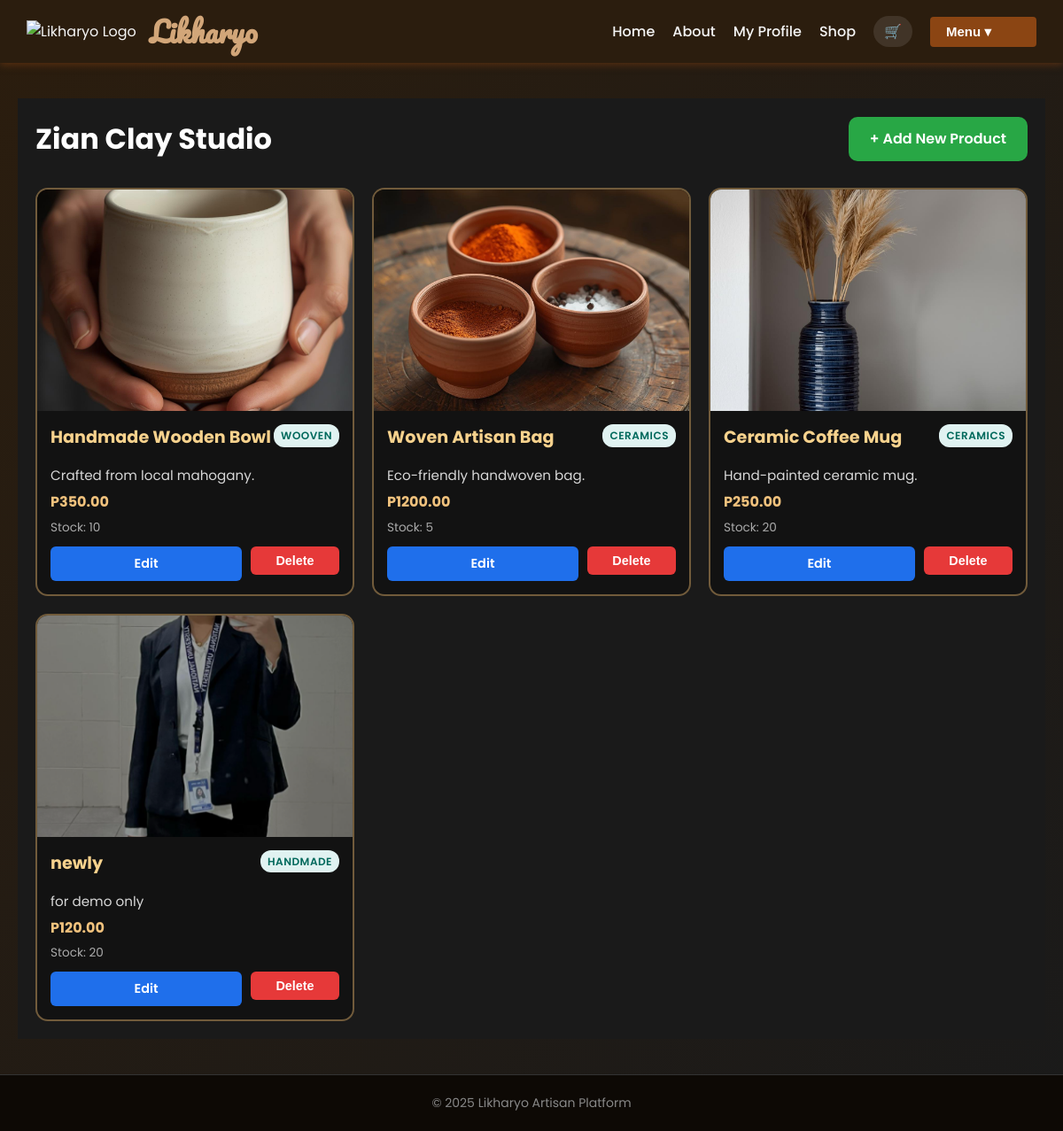
Page /myshop (signed in) on the committed database.
### models.py (models this page shows, shortened)
class Shop(db.Model):
    __tablename__ = 'shops'
    shop_id = db.Column(db.Integer, primary_key=True)
    name = db.Column(db.String(150), nullable=False)
    description = db.Column(db.Text, nullable=True)
    owner_id = db.Column(db.Integer, db.ForeignKey('users.user_id'), nullable=False)
    parent_shop_id = db.Column(db.Integer, db.ForeignKey('shops.shop_id'), nullable=True)
    sub_locations = db.relationship('Shop',
                                    backref=db.backref('parent_shop', remote_side=[shop_id]),
                                    lazy=True)
    items = db.relationship('Item', backref='shop', lazy=True)

class Item(db.Model):
    __tablename__ = 'items'
    item_id = db.Column(db.Integer, primary_key=True)
    name = db.Column(db.String(150), nullable=False)
    description = db.Column(db.Text, nullable=True)
    price = db.Column(db.Float, nullable=False)
    stock = db.Column(db.Integer, default=0)
    img_url = db.Column(db.String(250), nullable=True)
    category_id = db.Column(db.Integer, db.ForeignKey('category.id'), nullable=False)
    shop_id = db.Column(db.Integer, db.ForeignKey('shops.shop_id'), nullable=False)

class Category(db.Model):
    __tablename__ = 'category'
    id = db.Column(db.Integer, primary_key=True)
    name = db.Column(db.String(300), nullable=False, unique=True)
    items = db.relationship('Item', backref='category', lazy=True)

### views.py (the view)
@views_bp.route('/myshop')
@login_required
def my_shop():
    if not current_user.shops:
        flash("You need to create a shop first!", "warning")
        return redirect(url_for('views.home'))
    shop = current_user.shops[0] # Getting the first shop
    items = shop.items
    return render_template('my_shop.html', shop=shop, items=items)

### app.py (called while the page is built)
@login_manager.user_loader
def load_user(user_id):
    return User.query.get(int(user_id))

### templates/my_shop.html (shortened to what this page needs)
{% extends "base.html" %}
{% block extra_css %}
<link rel="stylesheet" href="{{ url_for('static', filename='my_shop.css') }}">
{% endblock %}
{% block content %}
<div class="shop-container">
    <header class="shop-header">
        <h2>{{ shop.shop_name or shop.name }} Studio</h2>
        <a href="{{ url_for('views.add_product') }}" class="btn-add-product">+ Add New Product</a>
    </header>
    <div class="product-grid">
        {% for item in items %}
        <div class="product-card">
            <img src="{{ url_for('static', filename=item.img_url) }}" alt="{{ item.name }}" class="product-img">
            <div class="product-info">
                <div class="info-header">
                    <h3 class="product-title">{{ item.name }}</h3>
                    <span class="category-badge">
                        {{ item.category.name if item.category else 'Uncategorized' }}
                    </span>
                </div>
                <p class="product-desc">{{ item.description }}</p>
                <div class="price-stock-row">
                    <p class="product-price">P{{ "%.2f"|format(item.price) }}</p>
                    <p class="product-stock">Stock: {{ item.stock }}</p>
                </div>
                <div class="product-actions">
                    <a href="{{ url_for('views.edit_product', item_id=item.item_id) }}" class="btn-edit">Edit</a>
                    <form action="{{ url_for('views.delete_product', item_id=item.item_id) }}" method="POST">
                        <button type="submit" class="btn-delete" onclick="return confirm('Are you sure you want to delete this item?');">Delete</button>
                    </form>
                </div>
            </div>
        </div>
        {% else %}
        <div class="no-products">
            <h3>No products found. Start by adding one!</h3>
        </div>
        {% endfor %}
    </div>
</div>
{% endblock %}

### templates/base.html (shortened to what this page needs)
<!DOCTYPE html>
<html lang="en">
<head>
    <link rel="stylesheet" href="{{ url_for('static', filename='base.css') }}" />
    {% block extra_css %}{% endblock %}
</head>
<body>
    <header class="navbar">
        <div class="navbar-inner">
            <div class="img-logo">
                <img src="{{ url_for('static', filename='images/beige.png') }}" alt="Likharyo Logo" />
            </div>
            <h1 class="web_title">Likharyo</h1>
            <nav class="nav-buttons">
                <a href="{{ url_for('views.home') }}" class="nav-link">Home</a>
                <a href="#" class="nav-link">About</a>
                {% if current_user.is_authenticated %}
                    <a href="{{ url_for('views.profile') }}" class="nav-link">My Profile</a>
                    <a href="#" class="nav-link">Shop</a>
                    <a href="#" class="nav-link cart-btn">
                        🛒
                    </a>
                    <div class="dropdown">
                        <button class="dropbtn">Menu ▾</button>
                    </div>
                {% endif %}
                </nav>
        </div>
    </header>
    <main class="content-wrapper">
        {% block content %}{% endblock %}
    </main>
    <footer>
        <p>&copy; 2025 Likharyo Artisan Platform</p>
    </footer>
</body>
</html>

### static/base.css (style rules this page uses)
* { margin: 0; padding: 0; box-sizing: border-box; }
body { font-family: 'Poppins', sans-serif; background: #1a1a1a; color: #f5f5f5; line-height: 1.6; display: flex; flex-direction: column; min-height: 100vh; }
.navbar { background: #2b1d0e; padding: 10px 30px; box-shadow: 0 2px 8px rgba(139, 69, 19, 0.5); position: sticky; top: 0; z-index: 1000; animation: fadeInDown 1s ease forwards; }
.navbar-inner { display: flex; align-items: center; justify-content: space-between; max-width: 1200px; margin: 0 auto; }
.img-logo img { height: 50px; vertical-align: middle; margin-right: 15px; }
.web_title { font-family: 'Pacifico', cursive; font-size: 32px; color: #d2a679; display: inline-block; margin-right: auto; }
.nav-buttons { display: flex; align-items: center; gap: 20px; }
.nav-link { text-decoration: none; color: #f5f5f5; font-weight: 500; font-size: 16px; transition: color 0.3s ease; }
.cart-btn { background: rgba(255, 255, 255, 0.1); padding: 5px 12px; border-radius: 20px; transition: all 0.3s ease; }
.dropdown { position: relative; display: inline-block; }
.dropbtn { background: #8b4513; color: #fff; padding: 8px 18px; font-size: 15px; border: none; border-radius: 4px; cursor: pointer; font-weight: 600; transition: background 0.3s ease; min-width: 120px; display: flex; justify-content: space-between; align-items: center; }
.content-wrapper { flex: 1; width: 100%; max-width: 1200px; margin: 0 auto; padding: 40px 20px; }
footer { width: 100%; padding: 20px; background-color: #0d0905; text-align: center; margin-top: auto; border-top: 1px solid #333; }
footer p { color: #888; font-size: 14px; }

### static/my_shop.css (style rules this page uses)
.shop-container { max-width: 1200px; margin: 0 auto; padding: 20px; color: #fff; font-family: 'Poppins', sans-serif; background-color: #1a1a1a; }
.shop-header { display: flex; justify-content: space-between; align-items: center; margin-bottom: 30px; }
.shop-header h2 { font-size: 2rem; font-weight: 700; color: #fff; }
.btn-add-product { background-color: #28a745; color: #fff; text-decoration: none; padding: 12px 24px; border-radius: 10px; font-weight: 600; transition: 0.3s; }
.product-grid { display: flex; flex-wrap: wrap; gap: 20px; }
.product-card { background-color: #121212; border: 2px solid rgba(255, 200, 120, 0.4); border-radius: 14px; overflow: hidden; width: calc(33.333% - 13.33px); display: flex; flex-direction: column; transition: transform 0.25s ease, box-shadow 0.25s ease; }
.product-img { width: 100%; height: 250px; object-fit: cover; }
.product-info { padding: 15px; flex: 1; display: flex; flex-direction: column; justify-content: space-between; }
.product-title { font-size: 1.2rem; font-weight: 700; color: #f7d28d; margin: 0 0 5px 0; }
.product-desc { font-size: 0.95rem; color: #d7d7d7; flex: 1; }
.product-price { color: #f1c27d; font-weight: 700; margin: 5px 0; }
.product-stock { font-size: 0.85rem; color: #aaa; }
.product-actions { display: flex; gap: 10px; margin-top: 10px; }
.btn-edit, .btn-delete { flex: 1; text-align: center; text-decoration: none; padding: 8px 0; width: 100px; border-radius: 6px; font-weight: 600; cursor: pointer; color: #fff; border: none; transition: all 0.2s ease-in-out; font-size: 0.9rem; }
.btn-edit { background-color: #1f6feb; }
.btn-delete { background-color: #e63939; }
.info-header { display: flex; justify-content: space-between; align-items: flex-start; margin-bottom: 10px; }
.category-badge { background-color: #e0f2f1; color: #00695c; font-size: 0.75rem; padding: 3px 8px; border-radius: 12px; font-weight: 600; text-transform: uppercase; letter-spacing: 0.5px; white-space: nowrap; }

### rows in the picture
Shop: name "Zian Clay"
Item: img_url (picture), name "Handmade Wooden Bowl", category "WOOVEN", description "Crafted from local mahogany.", price "350.00", stock "10"
Item: img_url (picture), name "Woven Artisan Bag", category "CERAMICS", description "Eco-friendly handwoven bag.", price "1200.00", stock "5"
Item: img_url (picture), name "Ceramic Coffee Mug", category "CERAMICS", description "Hand-painted ceramic mug.", price "250.00", stock "20"
Item: img_url (picture), name "newly", category "HANDMADE", description "for demo only", price "120.00", stock "20"
